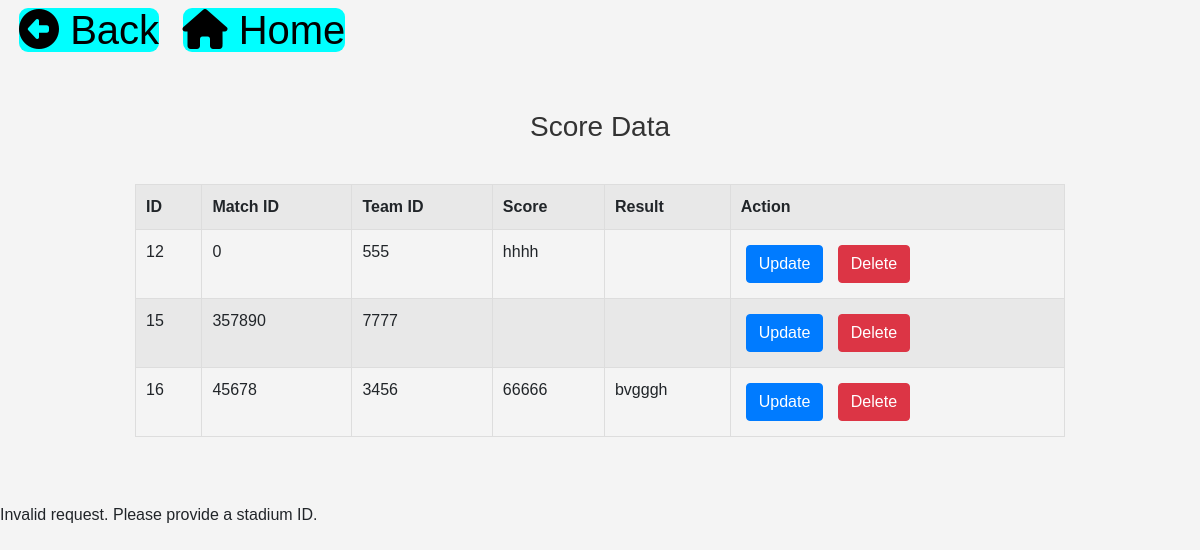
/scoredel.php, run on the app's committed database.
### tables this page shows
CREATE TABLE `score` (
  `id` int(11) NOT NULL,
  `match_id` int(50) NOT NULL,
  `team_id` int(50) NOT NULL,
  `score` varchar(50) NOT NULL,
  `result` varchar(50) NOT NULL
);

### scoredel.php (called while the page is built, shortened)
<?php
include('db.php');
include('scorev.php');
?>

### scorev.php (the view, shortened to what this page needs)
<?php
include('db.php');
$sql = "SELECT * FROM score";
$result = mysqli_query($con, $sql);
?>
<!DOCTYPE html>
<html lang="en">
<head>
    <link rel="stylesheet" href="css/bootstrap.min.css">
    <link rel="stylesheet" href="https://cdnjs.cloudflare.com/ajax/libs/font-awesome/6.4.2/css/all.min.css" />
</head>
<body>
    <div>
                    <a href="score.php" Style="text-decoration: none"; id="f"  ><i class="fa-solid fa-circle-left"></i> Back</a>
                    <a href="mainpage.php" Style="text-decoration: none"id="h"; ><i class="fa-solid fa-house"></i> Home</a>
    </div>
    <div class="container">
        <h3> Score Data</h3>
        <div class="table-responsive">
            <table class="table table-striped">
                <tr>
                    <th>ID</th>
                    <th>Match ID</th>
                    <th>Team ID</th>
                    <th>Score</th>
                    <th>Result</th>
                    <th>Action</th>
                </tr>
                <?php
                while($row = mysqli_fetch_array($result))
                {
                ?>
                <tr>
                    <td><?php echo $row["id"]; ?></td>
                    <td><?php echo $row["match_id"]; ?></td>
                    <td><?php echo $row["team_id"]; ?></td>
                    <td><?php echo $row["score"]; ?></td>
                    <td><?php echo $row["result"]; ?></td>
                    <td>
                        <a href="updatescore.php?id=<?php echo $row['id']; ?>" class="btn btn-primary">Update</a>
                        <a href="scoredel.php?id=<?php echo $row['id']; ?>" class="btn btn-danger">Delete</a>
                    </td>
                </tr>
                <?php
                }
                ?>
            </table>
        </div>
    </div>
</body>
</html>

### scorev.php (style rules this page uses)
body { font-family: 'Arial', sans-serif; background-color: #f4f4f4; }
.container { width: 80%; margin: 50px auto; }
h3 { text-align: center; color: #333; }
.table-responsive { margin-top: 20px; }
.table { width: 100%; border-collapse: collapse; margin-top: 20px; }
.table th, .table td { border: 1px solid #ddd; padding: 10px; text-align: left; }
.btn { margin: 5px; }
.btn-primary { background-color: #007bff; border-color: #007bff; }
.btn-danger { background-color: #dc3545; border-color: #dc3545; }
#h { background-color: aqua; margin-left: 19px; font-size: 40px; border-radius: 9px; color: black; }
#f { background-color: aqua; margin-left: 5px; margin-left: 19px; font-size: 40px; border-radius: 9px; color: black; }

### data on the page
score: id "12", match "0", team "555", score "hhhh"
score: id "15", match "357890", team "7777"
score: id "16", match "45678", team "3456", score "66666", result "bvgggh"
